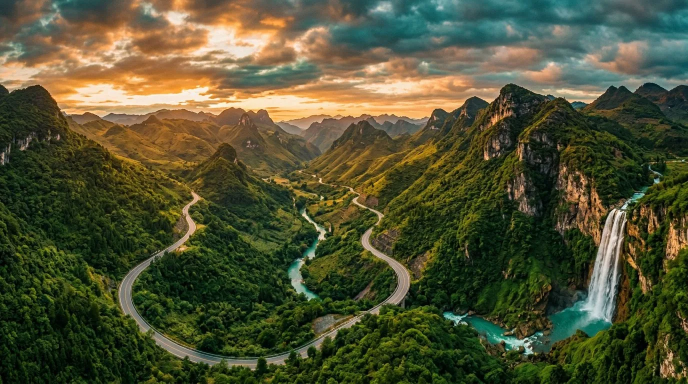
#> input picture src/assets/hero.webp, 1376 x 768 px, found by its file name (shown at 1/2 size)
$ python make-hero-4k.py
#> lines starting #> are read from the running program, lines starting #| are printed output that depends on the picture
"""
Trip Tastic — ULTRA HD hero film.

Renders the hero loop at two resolutions from the site's own photography:

    public/video/hero-uhd-4k.mp4    3840x2160  master / YouTube / OTT
    public/video/hero-loop-1440.mp4 2560x1440  what large screens stream
    public/video/hero-loop-1080.mp4 1920x1080  fallback (kept from the pack)

The photography is ~1.4K, so the UHD render is a careful upscale:
Lanczos → unsharp mask → local contrast → film grain. Grain and the warm
grade hide the interpolation, which is how most travel reels are finished.

    pip install --break-system-packages pillow imageio-ffmpeg fonttools brotli
    python3 scripts/make-font-ttf.py      # once
    python3 scripts/make-hero-4k.py       # ~10 min for both renders
"""

from PIL import Image, ImageDraw, ImageFilter, ImageEnhance
import numpy as np
import os
import subprocess
import imageio_ffmpeg

FPS = 24
SHOT = 4.2          # seconds per plate
FADE = 1.1          # crossfade
INK = (4, 10, 9)

# six plates, first == last so the loop is seamless
PLATES = [
    ('src/assets/hero.webp', 0.50),
    ('src/assets/ladakh.webp', 0.46),
    ('src/assets/bali.webp', 0.52),
    ('src/assets/kerala.webp', 0.50),
    ('src/assets/himachal.webp', 0.48),
    ('src/assets/hero.webp', 0.50),
]


def clean_chroma(im, radius=1.4):
    """the source webp is 768px wide with 4:2:0 chroma — smooth the colour
    blotches first, otherwise an upscale turns them into visible squares"""
    y, cb, cr = im.convert('YCbCr').split()
    cb = cb.filter(ImageFilter.GaussianBlur(radius))
    cr = cr.filter(ImageFilter.GaussianBlur(radius))
    return Image.merge('YCbCr', (y, cb, cr)).convert('RGB')


def staged_upscale(im, target_w, target_h, steps=2):
    """small hops of Lanczos + light unsharp beat one huge jump (fewer halos)"""
    cur = im
    for i in range(steps):
        k = (i + 1) / steps
        nw = int(im.width + (target_w - im.width) * k)
        nh = int(im.height + (target_h - im.height) * k)
        cur = cur.resize((nw, nh), Image.LANCZOS)
        cur = cur.filter(ImageFilter.UnsharpMask(radius=1.4, percent=34, threshold=3))
    return cur


def cover(path, w, h, zoom=1.3, focus=0.5):
    im = Image.open(path).convert('RGB')
    tr = w / h
    if im.width / im.height > tr:
        nh = im.height
        nw = int(nh * tr)
    else:
        nw = im.width
        nh = int(nw / tr)
    top = int((im.height - nh) * focus)
    im = im.crop(((im.width - nw) // 2, top, (im.width + nw) // 2, top + nh))
    im = clean_chroma(im)
    big = staged_upscale(im, int(w * zoom), int(h * zoom))
    # final, restrained sharpen — the grain pass hides the rest
    big = big.filter(ImageFilter.UnsharpMask(radius=1.8, percent=40, threshold=4))
    big = ImageEnhance.Sharpness(big).enhance(1.02)
    return big


class Plate:
    def __init__(self, path, w, h, focus=0.5):
        self.img = cover(path, w, h, 1.3, focus)
        self.w, self.h = w, h

    # [32 lines left out: functions at, grade, vignette, not called in this run]


def smooth(t):
    t = max(0.0, min(1.0, t))
    return t * t * (3 - 2 * t)


def render(w, h, out, crf=30, preset='medium', duration=None, grain_amt=5.0, seed=11):
    plates = [Plate(p, w, h, focus) for p, focus in PLATES]
#> in cover, im is the input picture: PIL image 1376x768 RGB; mean R, G, B 80, 81.7, 51.4
#> call 2 of cover, with path = 'src/assets/ladakh.webp', w = 3840, h = 2160, zoom = 1.3, focus = 0.46
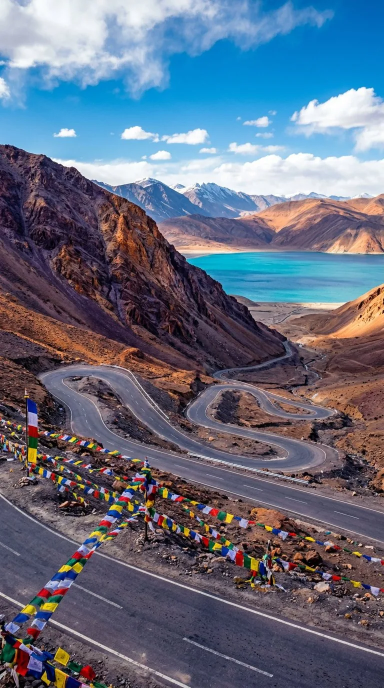
#> input picture src/assets/ladakh.webp, 768 x 1376 px, found by its file name (shown at 1/2 size)
#> in cover, im is the input picture: PIL image 768x1376 RGB; mean R, G, B 99.9, 108.3, 126.6
#> call 3 of cover, with path = 'src/assets/bali.webp', w = 3840, h = 2160, zoom = 1.3, focus = 0.52
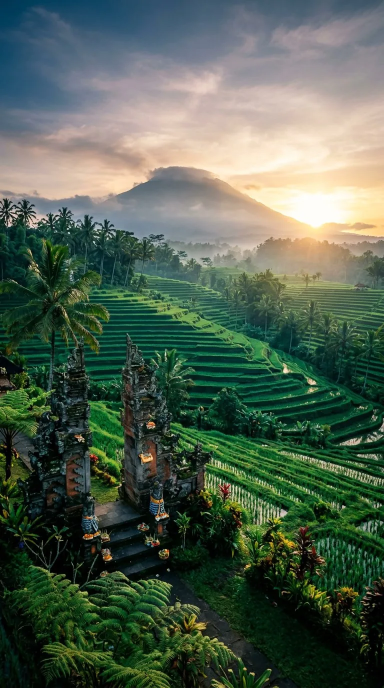
#> input picture src/assets/bali.webp, 768 x 1376 px, found by its file name (shown at 1/2 size)
#> in cover, im is the input picture: PIL image 768x1376 RGB; mean R, G, B 80.1, 96.2, 80.1
#> call 4 of cover, with path = 'src/assets/kerala.webp', w = 3840, h = 2160, zoom = 1.3, focus = 0.5
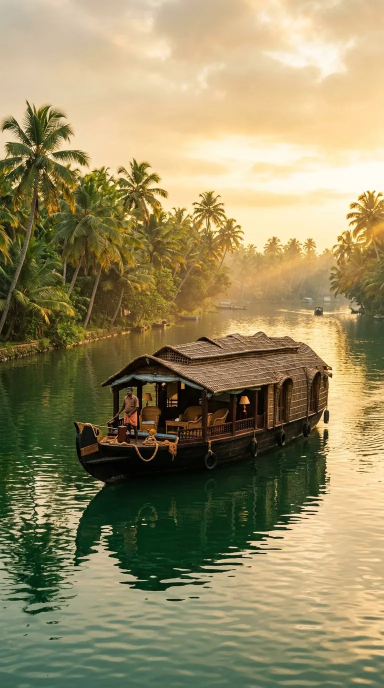
#> input picture src/assets/kerala.webp, 768 x 1376 px, found by its file name (shown at 1/2 size)
#> in cover, im is the input picture: PIL image 768x1376 RGB; mean R, G, B 149.1, 138.1, 98.6
#> in cover (call 4), `im = im.crop(((im.width - nw) // 2, top, (im.width + nw) // 2, top + n..`:
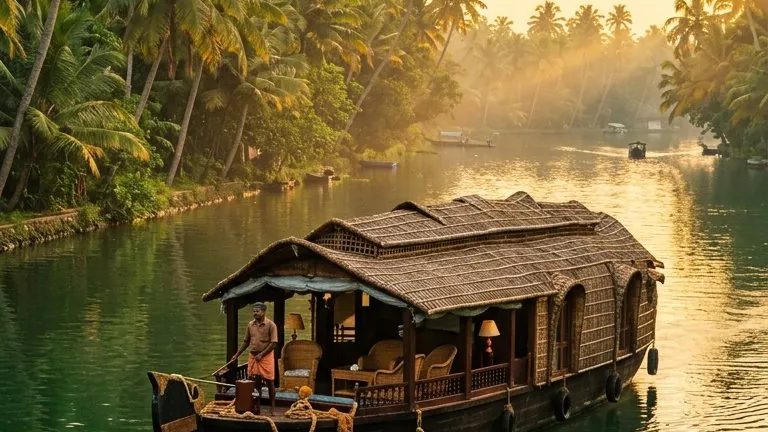
#> im: PIL image 768x432 RGB; mean R, G, B 116.6, 98.7, 55.7
#> call 4 of clean_chroma, with radius = 1.4
#> in clean_chroma (call 4), `y, cb, cr = im.convert('YCbCr').split()`:
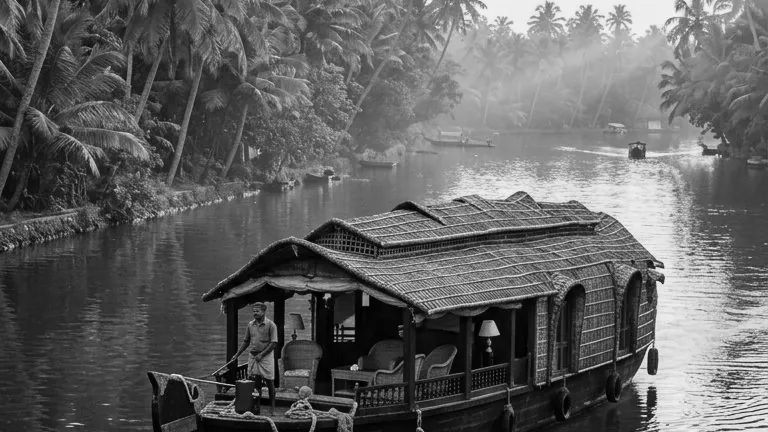
#> y: PIL image 768x432 L; min 0, max 248, mean 98.7
#> in clean_chroma (call 4), `y, cb, cr = im.convert('YCbCr').split()`:
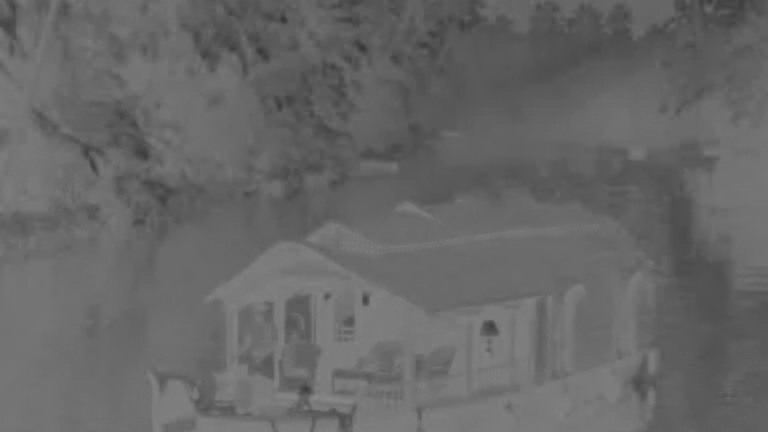
#> cb: PIL image 768x432 L; min 55, max 137, mean 103
#> in clean_chroma (call 4), `y, cb, cr = im.convert('YCbCr').split()`:
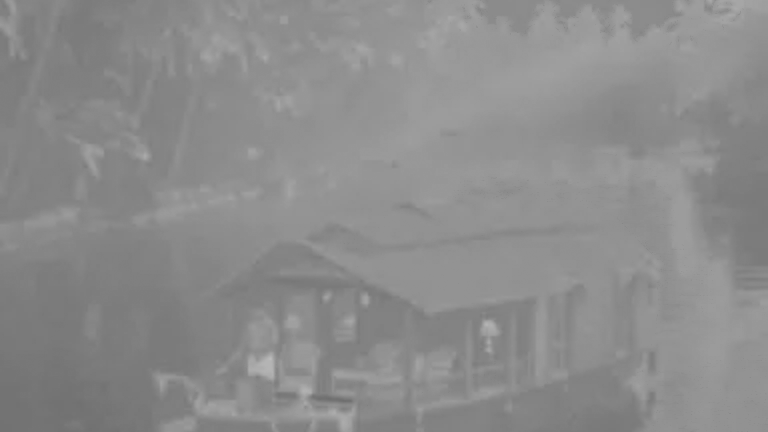
#> cr: PIL image 768x432 L; min 110, max 187, mean 140
    step = SHOT - FADE
    total = SHOT * len(plates) - FADE * (len(plates) - 1)
    frames = int(total * FPS)

    rng = np.random.default_rng(seed)
    grain = rng.normal(0, grain_amt, (h + 120, w + 160, 1)).repeat(3, axis=2).astype(np.int16)

    cmd = [imageio_ffmpeg.get_ffmpeg_exe(), '-y',
           '-f', 'rawvideo', '-pix_fmt', 'rgb24', '-s', f'{w}x{h}', '-r', str(FPS), '-i', '-',
           '-an', '-c:v', 'libx264', '-preset', preset, '-crf', str(crf),
           '-pix_fmt', 'yuv420p', '-movflags', '+faststart',
           '-x264-params', 'keyint=48:min-keyint=24', out]
    proc = subprocess.Popen(cmd, stdin=subprocess.PIPE, stdout=subprocess.DEVNULL, stderr=subprocess.DEVNULL)

    for f in range(frames):
        t = f / FPS
        idx = min(len(plates) - 1, int(t // step))
        local = (t - idx * step) / SHOT
        base = plates[idx].at(min(1, max(0, local)), flip=1 if idx % 2 == 0 else -1)

        if idx < len(plates) - 1 and local > (1 - FADE / SHOT):
            nl = (t - (idx + 1) * step) / SHOT
            nxt = plates[idx + 1].at(min(1, max(0, nl)), flip=-1 if idx % 2 == 0 else 1)
            base = Image.blend(base, nxt, smooth((local - (1 - FADE / SHOT)) / (FADE / SHOT)))

        base = vignette(grade(base))
        arr = np.asarray(base).astype(np.int16)
        oy = (f * 37) % 120
        ox = (f * 53) % 160
        arr = np.clip(arr + grain[oy:oy + h, ox:ox + w], 0, 255).astype(np.uint8)
        proc.stdin.write(arr.tobytes())

        if f % 48 == 0:
            print(f'   {out}  {f}/{frames} frames', flush=True)

    proc.stdin.close()
    proc.wait()
    print(f'-> {out}  {os.path.getsize(out) / 1e6:.1f} MB  ({total:.1f}s)')


# [10 lines left out: function poster, not called in this run]


if __name__ == '__main__':
    import sys
    os.makedirs('public/video', exist_ok=True)
    only = sys.argv[1] if len(sys.argv) > 1 else 'all'

    if only in ('all', '4k'):
        print('1/2  UHD 3840x2160 master')
#> (the run stopped early here; a loop or call above may not have finished)
